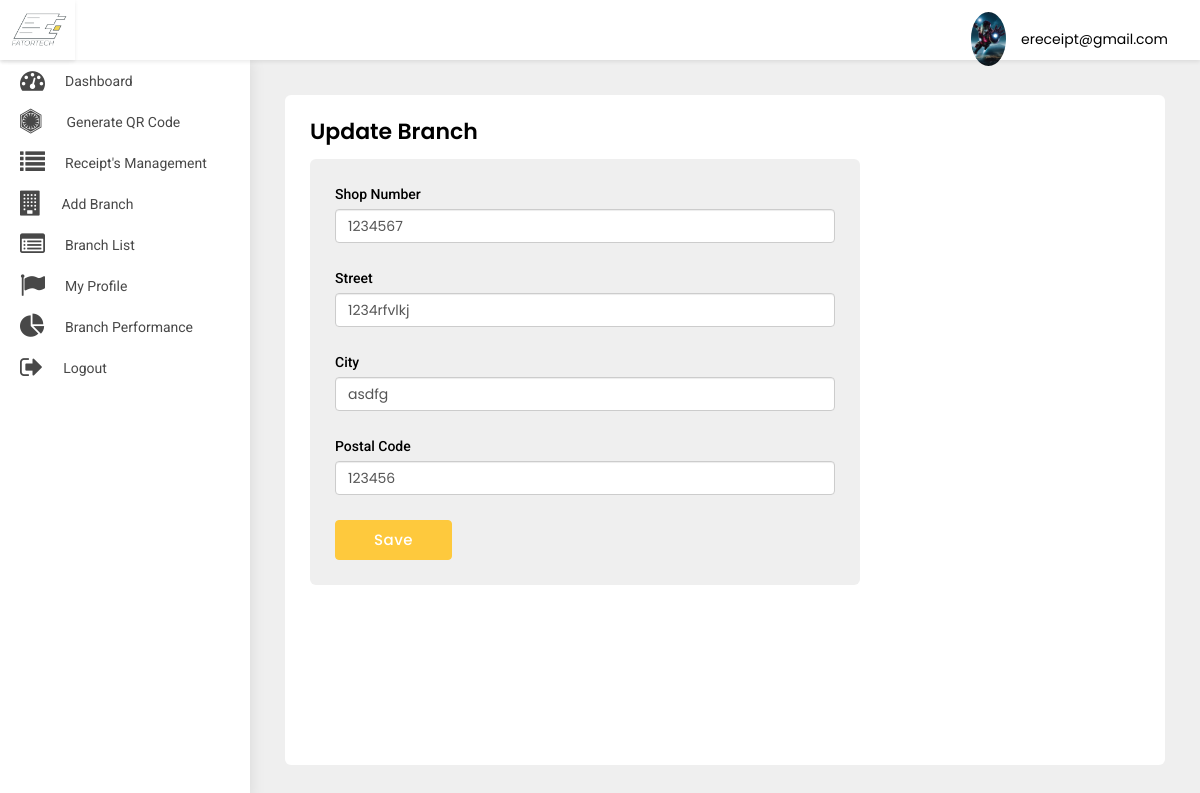
Screenshot of /merchant/update-branch/2/ (signed in) with the database file from the repository.
### src/models.py (models this page shows, shortened)
class User(AbstractBaseUser, PermissionsMixin):
    first_name = models.CharField(default='first name', max_length=100)
    last_name = models.CharField(default='', max_length=100, null=True, blank=True)
    email = models.CharField(default='', max_length=255, unique=True)
    country_code = models.CharField(default='+91', max_length=10)
    phone_number = models.CharField(default='', max_length=18)
    profile_pic = models.ImageField(default='default_profile.png', null=True, blank=True)
    device_token = models.CharField(default='', max_length=500, null=True, blank=True)
    password = models.CharField(default='', max_length=100)
    confirm_password = models.CharField(default='', max_length=100)
    is_merchant = models.BooleanField(default=False)
    is_subadmin = models.BooleanField(default=False)
    created_at = models.DateTimeField(auto_now_add=True)
    is_active = models.BooleanField(default=True)
    is_staff = models.BooleanField(default=False)
    can_manage_merchant = models.BooleanField(default=False)
    can_manage_category = models.BooleanField(default=False)
    can_manage_branch = models.BooleanField(default=False)
    can_manage_receipts = models.BooleanField(default=False)
    can_manage_dashboard = models.BooleanField(default=False)
    objects = UserManager()
    USERNAME_FIELD = 'email'
    class Meta:
        ordering = ('-created_at',)

class Branch(models.Model):
    merchant_name = models.ForeignKey(Merchant, on_delete=models.CASCADE)
    shop_no = models.CharField(default='', max_length=2000)
    street = models.CharField(default='', max_length=2000)
    landmark = models.CharField(default='', max_length=2000, null=True, blank=True)
    city = models.CharField(default='', max_length=2000)
    postal_code = models.CharField(default='', max_length=2000)
    code = models.CharField(default='', max_length=100)
    blocked = models.BooleanField(default=False)

### merchant/views.py (the view, shortened to what this page needs)
# urls.py: path('update-branch/<int:pk>/', UpdateBranch.as_view(), name='update-branch'),
class UpdateBranch(LoginRequiredMixin, UpdateView):
    login_url = 'merchant:login'
    model = Branch
    form_class = BranchForm
    template_name = 'merchant_branch.html'
    def get(self, request, *args, **kwargs):
        return render(self.request, 'merchant_branch_update.html',
                      {'shop_no': Branch.objects.get(id=kwargs['pk']).shop_no,
                       'street': Branch.objects.get(id=kwargs['pk']).street,
                       'landmark': Branch.objects.get(id=kwargs['pk']).landmark,
                       'city': Branch.objects.get(id=kwargs['pk']).city,
                       'postal_code': Branch.objects.get(id=kwargs['pk']).postal_code})

### merchant/templates/merchant_branch_update.html (shortened to what this page needs)
{% extends 'base-merchant.html' %}
{% load crispy_forms_tags %}
{% block body %}
<div class="WrapperArea">
    <div class="WrapperBox">
        <div class="Small-Wrapper">
            <h4 class="Title">Update Branch</h4>
            <div class="NotificationArea">
                <div class="NotificationForm">
                    <form method="post">
                        <div class="form-group">
                            <label for="">Shop Number </label>
                            <input type="text" class="form-control" required placeholder="Shop Number"
                                   name="shop_no" value="{{shop_no}}">
                        </div>
                        <div class="form-group">
                            <label for="">Street </label>
                            <input type="text" class="form-control" required placeholder="Street Name"
                                   name="street" value="{{street}}">
                        </div>
                        <div class="form-group">
                            <label for="">City </label>
                            <input type="text" class="form-control" required placeholder="City"
                                   name="city" value="{{city}}">
                        </div>
                        <div class="form-group">
                            <label for="">Postal Code </label>
                            <input type="number" class="form-control" required placeholder="Postal code"
                                   name="postal_code" value="{{postal_code}}">
                        </div>
                        <button class="Button apply_btn">Save</button>
                    </form>
                </div>
            </div>
        </div>
    </div>
</div>
{% endblock body %}

### merchant/templates/base-merchant.html (shortened to what this page needs)
{% load static %}
<head>
    <link type="text/css" rel="stylesheet" href="{% static 'adminpanel/css/style.css' %}">
    <link rel="stylesheet" href="{% static 'adminpanel/css/media.css' %}">
</head>
<body>
<div class="Header">
    <div class="Logo">
        <img src="{% static 'adminpanel/images/logo.jpg' %}">
    </div>
    <div class="Navigation">
        <div class="Avater">
            <a href="javascript:void(0);">
                <figure><img src="{{user.profile_pic.url}}"></figure>
                {{user}} </a>
        </div>
    </div>
</div>
<div class="SidenavBar">
    <ul>
        <li class="nav-item nav-link {% if request.resolver_match.view_name  == 'merchant:dashboard' %}active{% endif %}">
            <a href="{% url 'merchant:dashboard'  %}">
                <span><i class="fa fa-tachometer"></i></span> Dashboard
            </a>
        </li>
        <li class="nav-item nav-link {% if request.resolver_match.view_name  == 'merchant:create-order' %}active{% endif %}">
            <a href="{% url 'merchant:create-order'  %}">
                <span><i class="fa fa-first-order"></i></span>Generate QR Code
            </a>
        </li>
        <li class="nav-item nav-link {% if request.resolver_match.view_name  == 'merchant:order-list' %}active{% endif %}">
            <a href="{% url 'merchant:order-list'  %}">
                <span><i class="fa fa-list"></i></span> Receipt's Management
            </a>
        </li>
        <li class="nav-item nav-link {% if request.resolver_match.view_name  == 'merchant:add-branch' %}active{% endif %}">
            <a href="{% url 'merchant:add-branch'  %}">
                <span><i class="fa fa-building"></i></span> Add Branch
            </a>
        </li>
        <li class="nav-item nav-link {% if request.resolver_match.view_name  == 'merchant:branch-list' %}active{% endif %}">
            <a href="{% url 'merchant:branch-list'  %}">
                <span><i class="fa fa fa-list-alt"></i></span>Branch List
            </a>
        </li>
        <li class="nav-item nav-link {% if request.resolver_match.view_name  == 'merchant:profile' %}active{% endif %}">
            <a href="{% url 'merchant:profile'  %}">
                <span><i class="fa fa-flag"></i></span> My Profile
            </a>
        </li>
        <li class="nav-item nav-link {% if request.resolver_match.view_name  == 'merchant:branch-performance' %}active{% endif %}">
            <a href="{% url 'merchant:branch-performance'  %}">
                <span><i class="fa fa-pie-chart"></i></span> Branch Performance
            </a>
        </li>
        <li class="nav-item nav-link {% if request.resolver_match.view_name  == 'logout' %}active{% endif %}">
            <a href="{% url 'merchant:logout' %}">
                <span><i class="fa fa-sign-out"></i></span>
                <p>Logout</p>
            </a>
        </li>
    </ul>
</div>
{% block body %}
{% endblock body %}
</body>
</html>

### static/adminpanel/css/style.css (style rules this page uses)
body { margin: 0; padding: 0; font-family: 'Poppins', sans-serif !important; font-size: 13px; color: #3a3a3a; font-weight: 400; }
* { margin: 0px; padding: 0px; }
header, footer, aside, article, section, detail, nav, figure { position: relative; }
h1, h2, h3, h4, h5, h6, p { margin: 0; padding: 0; }
ul, li, ol { list-style-type: none; margin: 0; padding: 0; }
a { text-decoration: none; outline: none; }
img { border: 0; outline: none; max-width: 100%; }
input[type="text"], input[type="password"], select, textarea, input[type="button"] { max-width: 100%; }
p { margin: 0; padding: 0; }
.Button { border: none; padding: 8px 38px; text-align: center; transition: 0.5s all ease-in-out; font-weight: 500; display: inline-block; position: relative; background-color: #fec93d; font-size: 15px; color: #fff; text-transform: capitalize; letter-spacing: .5px; border-radius: 0; outline: 0; border: 1px solid #fec93d; }
.Header { box-shadow: 0 2px 4px rgba(0, 0, 0, .08); -webkit-box-shadow: 0 2px 4px rgba(0, 0, 0, .08); position: fixed; width: 100%; left: 0; top: 0; background-color: #fff; z-index: 99 }
.Header .Logo { width: 75px; text-align: center; padding: 5px 0; float: left; height: 60px; box-shadow: 0 2px 4px rgba(0, 0, 0, .08); }
.Header .Logo img { height: 100%; width: 100%; object-fit: cover; }
.Header .Navigation { transition: all 0.2s ease; margin-left: 235px; padding: 7px 3.2rem; width: calc(100% - 235px); text-align: right; height: 60px }
.Header .Navigation .Avater { margin: 5px 0 5px 30px; position: relative; display: inline-block }
.Header .Navigation .Avater a { display: flex; align-items: center; font-size: 14px; color: #000 }
.Header .Navigation .Avater a figure { width: 35px; border-radius: 50%; margin: 0 15px 0 0; overflow: hidden }
.SidenavBar { height: calc(100% - 60px); position: fixed; width: 250px; top: 60px; padding: 0; overflow: auto; box-shadow: 0 0 15px rgba(0, 0, 0, .1); background-color: #fff; z-index: 2; transition: 0.2s all ease-in-out; }
.SidenavBar ul { margin: 0 }
.SidenavBar ul li { margin: 0 }
.SidenavBar ul li a { display: flex; cursor: pointer; padding: 8px 20px 8px 20px; transition: 0.2s all ease-in-out; color: #484848; font-family: "Roboto"; font-size: 14px; text-transform: capitalize; position: relative; align-items: center; overflow: hidden; white-space: nowrap; }
.SidenavBar ul li a span { font-size: 25px; margin-right: 20px; }
.SidenavBar ul li:nth-child(2) a span { margin-right: 25px; }
.WrapperArea { margin-left: 250px; flex: 1 1 auto; display: flex; flex-direction: column; margin-top: 60px; transition: 0.2s all ease-in-out; background-color: #efefef; }
.WrapperArea .WrapperBox { padding: 35px; background-color: #efefef; min-height: calc(100vh - 60px) }
.Small-Wrapper { background-color: #fff; padding: 25px; border-radius: 6px; height: 100%; min-height: calc(100vh - 130px); }
h4.Title { margin: 0 0 15px; font-weight: 600; color: #000; text-transform: capitalize; font-size: 22px; display:inline-block; }
.apply_btn { border-radius:4px; }
.NotificationArea .NotificationForm { background-color: #efefef; max-width: 550px; border-radius: 6px; }
.NotificationArea .NotificationForm form { padding: 25px; }
.NotificationArea .NotificationForm form .form-group label { display: block; font-weight: 500; color: #000; font-size: 15px; font-family: "Roboto"; }
.NotificationArea .NotificationForm form .form-group { margin: 0 0 25px 0; }
.NotificationArea .NotificationForm form .form-group label { display: block; font-weight: 500; color: #000; font-size: 14px; font-family: "Roboto"; }

### rows the page displays
User: profile_pic (placeholder picture), email "ereceipt@gmail.com"
Branch: shop_no "1234567", street "1234rfvlkj", city "asdfg", postal_code "123456"
